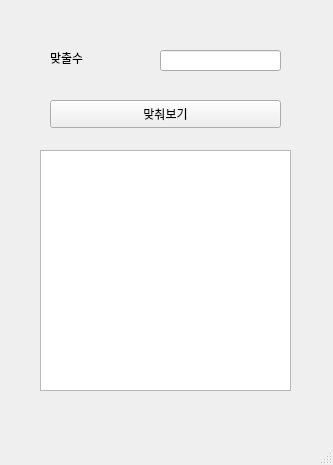
<?xml version="1.0" encoding="UTF-8"?>
<ui version="4.0">
 <class>MainWindow</class>
 <widget class="QMainWindow" name="MainWindow">
  <property name="geometry">
   <rect>
    <x>0</x>
    <y>0</y>
    <width>333</width>
    <height>465</height>
   </rect>
  </property>
  <property name="windowTitle">
   <string>MainWindow</string>
  </property>
  <widget class="QWidget" name="centralwidget">
   <widget class="QLabel" name="lbl">
    <property name="geometry">
     <rect>
      <x>50</x>
      <y>50</y>
      <width>64</width>
      <height>15</height>
     </rect>
    </property>
    <property name="text">
     <string>맞출수</string>
    </property>
   </widget>
   <widget class="QLineEdit" name="le">
    <property name="geometry">
     <rect>
      <x>160</x>
      <y>50</y>
      <width>121</width>
      <height>21</height>
     </rect>
    </property>
   </widget>
   <widget class="QPushButton" name="pb">
    <property name="geometry">
     <rect>
      <x>50</x>
      <y>100</y>
      <width>231</width>
      <height>28</height>
     </rect>
    </property>
    <property name="text">
     <string>맞춰보기</string>
    </property>
   </widget>
   <widget class="QPlainTextEdit" name="pte">
    <property name="geometry">
     <rect>
      <x>40</x>
      <y>150</y>
      <width>251</width>
      <height>241</height>
     </rect>
    </property>
   </widget>
  </widget>
  <widget class="QMenuBar" name="menubar">
   <property name="geometry">
    <rect>
     <x>0</x>
     <y>0</y>
     <width>333</width>
     <height>26</height>
    </rect>
   </property>
  </widget>
  <widget class="QStatusBar" name="statusbar"/>
 </widget>
 <resources/>
 <connections/>
</ui>
